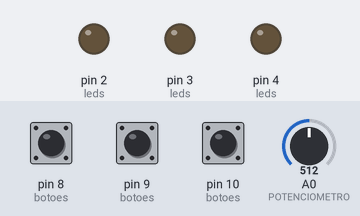
Recording of a sketch running on a simulated Arduino Uno, built with avr-gcc and run on an emulated ATmega328P. Parts: output pins drawn as LEDs (lit = HIGH). Dashed ring = blinking. The test bench sets the inputs (shaded band); at power-on: pin 8 (botoes) HIGH, pin 9 (botoes) HIGH, pin 10 (botoes) HIGH, A0 (POTENCIOMETRO) = 512. Random numbers use the default seed unless the sketch sets one.

Above: at 1.9 s.
2.0 s: pin 8 (botoes) pulled LOW for 0.15 s
At 3.1 s:
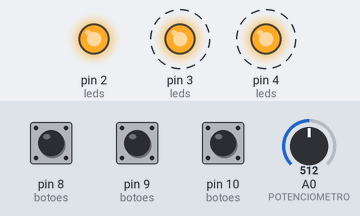
5.1 s: pin 9 (botoes) pulled LOW for 3.2 s
At 10.6 s:
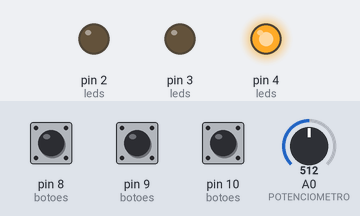
11.3 s: pin 8 (botoes) pulled LOW for 1 s
At 11.7 s:
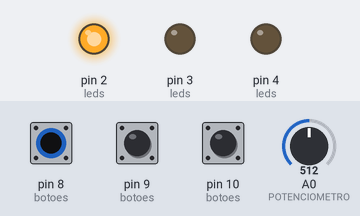
14.7 s: pin 8 (botoes) pulled LOW for 3.2 s
At 18.05 s:
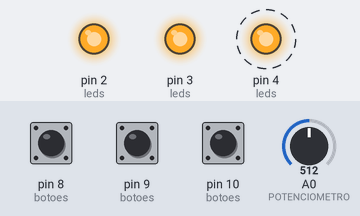
Timing chart, 0 to 22.2 s (numbered marks = the images above; inputs shaded):
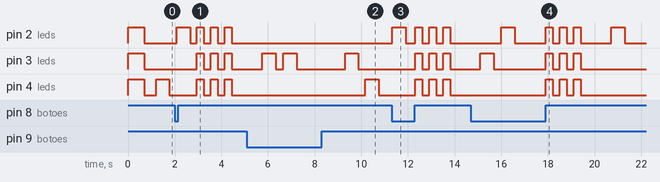

The sketch:

jogo_da_memoria.ino
```cpp
/*
  JOGO DA MEMORIA
*/

const int LED_R = 2;
const int LED_G = 3;
const int LED_B = 4;

const int BOTAO_R = 8;
const int BOTAO_G = 9;
const int BOTAO_B = 10;

const int POTENCIOMETRO = A0;

const int MAX_SEQUENCIA = 50;

int sequencia[MAX_SEQUENCIA];
int rodada = 1;

int leds[3] = {LED_R, LED_G, LED_B};
int botoes[3] = {BOTAO_R, BOTAO_G, BOTAO_B};

int tempoLED;
int tempoPausa;

// Configura os componentes
void setup() {
  for (int i = 0; i < 3; i++) {
    pinMode(leds[i], OUTPUT);
    pinMode(botoes[i], INPUT_PULLUP);
  }

  randomSeed(analogRead(A1));

  // Apresentacao inicial
  for (int i = 0; i < 3; i++) {
    digitalWrite(leds[i], HIGH);
  }

  delay(700);

  apagarLEDs();
}

// Repete o jogo continuamente
void loop() {
  if (rodada > MAX_SEQUENCIA) {
    rodada = 1;
  }

  // Sorteia uma nova cor para esta rodada
  sequencia[rodada - 1] = random(0, 3);

  // Mostra a sequencia
  mostrarSequencia();

  // Recebe e confere as respostas
  for (int i = 0; i < rodada; i++) {
    int resposta = esperarBotao();

    if (resposta != sequencia[i]) {
      fimDeJogo();
      rodada = 1;
      delay(500);
      return;
    }
  }

  // Acertou: aumenta a dificuldade
  rodada++;

  delay(500);
}

// Apaga todos os LEDs
void apagarLEDs() {
  for (int i = 0; i < 3; i++) {
    digitalWrite(leds[i], LOW);
  }
}

// Acende uma cor por determinado tempo
void piscarLED(int cor) {
  int valorPot = analogRead(POTENCIOMETRO);

  // Ajusta a velocidade pelo potenciometro
  tempoLED = map(valorPot, 0, 1023, 150, 1000);
  tempoPausa = tempoLED / 2;

  digitalWrite(leds[cor], HIGH);
  delay(tempoLED);

  digitalWrite(leds[cor], LOW);
  delay(tempoPausa);
}

// Mostra a sequencia atual
void mostrarSequencia() {
  delay(500);

  for (int i = 0; i < rodada; i++) {
    piscarLED(sequencia[i]);
  }
}

// Espera o jogador pressionar um botao
int esperarBotao() {
  while (true) {
    for (int i = 0; i < 3; i++) {
      if (digitalRead(botoes[i]) == LOW) {
        delay(30);

        if (digitalRead(botoes[i]) == LOW) {
          piscarLED(i);

          // Espera o botao ser solto
          while (digitalRead(botoes[i]) == LOW) {
            delay(10);
          }

          return i;
        }
      }
    }
  }
}

// Indica que o jogador errou
void fimDeJogo() {
  for (int repeticao = 0; repeticao < 3; repeticao++) {
    for (int i = 0; i < 3; i++) {
      digitalWrite(leds[i], HIGH);
    }

    delay(300);
    apagarLEDs();
    delay(300);
  }
}
```

Measured:
- after the input at 2.0 s, pin 2 (leds): LOW → HIGH after 0.09 s, then repeats every 0.59 s: LOW 0.29 s, HIGH 0.30 s; pin 3 (leds), pin 4 (leds): alternates HIGH for 0.30 s and LOW for 0.30 s, starting after 0.95 s
- after the input at 5.1 s, pin 4 (leds): LOW → HIGH after 5.1 s, → LOW 0.58 s later
- after the input at 11.3 s, pin 2 (leds): LOW → HIGH at once, → LOW 0.58 s later, → HIGH 0.40 s later, → LOW 0.30 s later, … (8 changes in this stretch); pin 3 (leds), pin 4 (leds): alternates HIGH for 0.30 s and LOW for 0.30 s, 6 changes in all, then stays LOW, starting after 1.0 s
- after the input at 14.7 s, pin 2 (leds): LOW → HIGH after 1.3 s, → LOW 0.58 s later, → HIGH 1.3 s later, → LOW 0.30 s later, … (10 changes in this stretch); pin 4 (leds): alternates HIGH for 0.30 s and LOW for 0.30 s, 6 changes in all, then stays LOW, starting after 3.2 s
